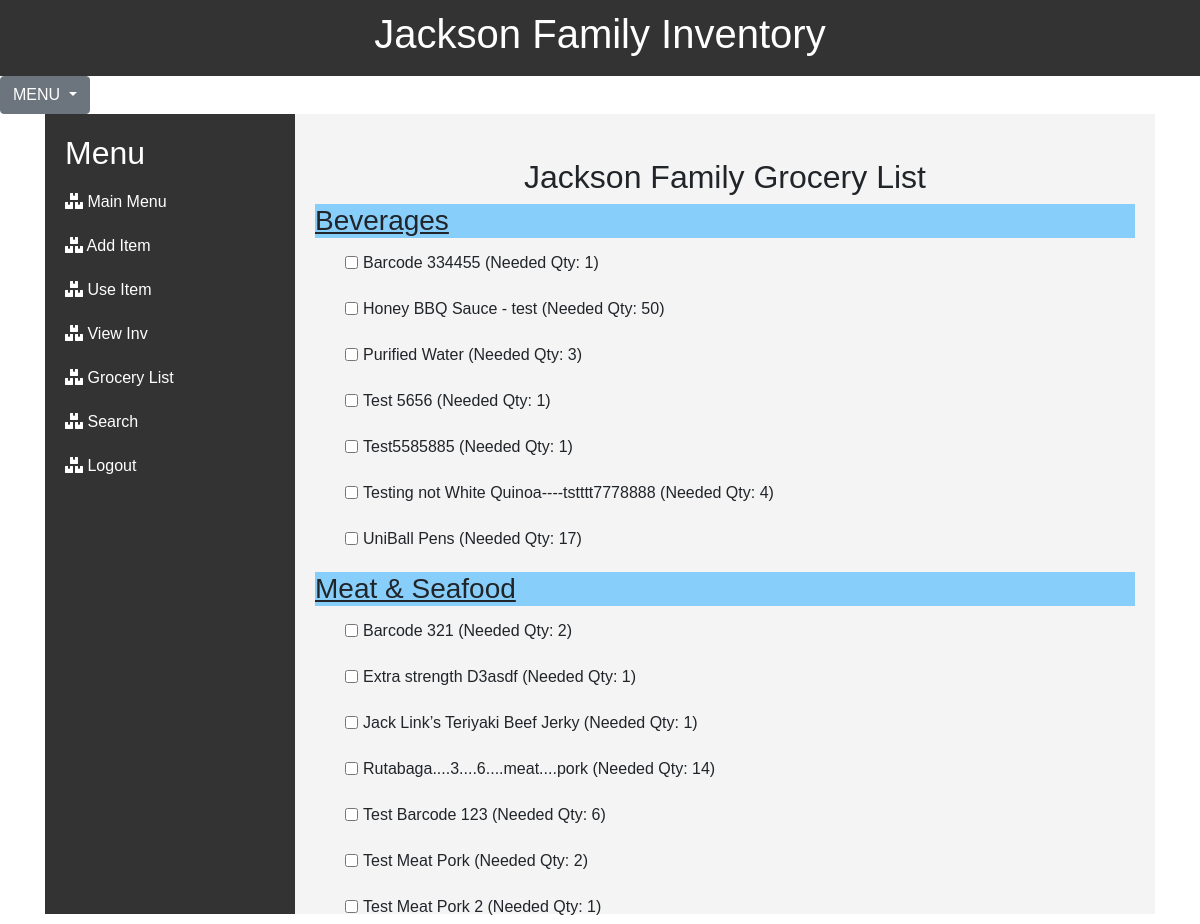
Before: /grocery_list (signed in) with the older database file.
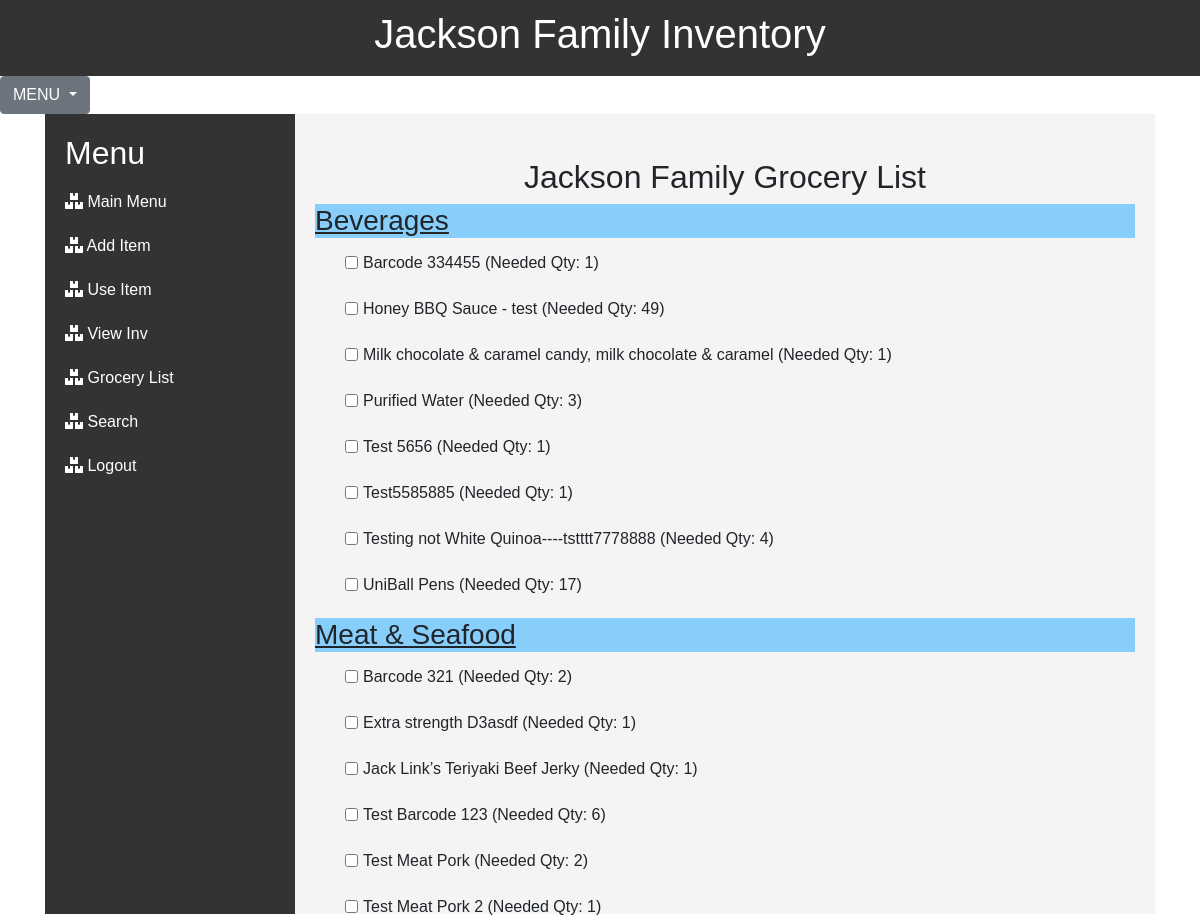
After: the same page with the newer database file.
### JacksonInventory/models.py (models this page shows)
class Item(db.Model):
    id = db.Column(db.Integer(), primary_key=True)
    barcode = db.Column(db.String(length=40), nullable=False, unique=True)
    productname = db.Column(db.String(length=150), nullable=False, unique=True)
    qty = db.Column(db.Integer())
    minqty = db.Column(db.Integer())
    productimage = db.Column(db.String(200))
    category_id = db.Column(db.Integer, db.ForeignKey('category.id'), nullable=False)
    subcategory_id = db.Column(db.Integer, db.ForeignKey('subcategory.id'), nullable=False)

class Category(db.Model):
    id = db.Column(db.Integer, primary_key=True)
    category = db.Column(db.String(75), unique=True)
    items = db.relationship('Item', backref='category', lazy=True)

### JacksonInventory/routes.py (the view)
@app.route('/grocery_list', methods=['GET'])
@login_required
def grocery_list():
    query = text('''
    SELECT c.category, i.productname, i.qty, i.minqty
    FROM item i
    JOIN category c ON i.category_id = c.id
    ORDER BY c.category, i.productname
    ''')
    result = db.session.execute(query)
    groceries = result.fetchall()
    grouped_groceries = {}
    for grocery in groceries:
        category = grocery.category
        productname = grocery.productname
        qty = grocery.qty
        minqty = grocery.minqty
        needed_qty = max(0, minqty - qty)
        if needed_qty > 0:
            if category in grouped_groceries:
                grouped_groceries[category].append({
                    'productname': productname,
                    'qty': qty,
                    'minqty': minqty,
                    'needed_qty': needed_qty
                })
            else:
                grouped_groceries[category] = [{
                    'productname': productname,
                    'qty': qty,
                    'minqty': minqty,
                    'needed_qty': needed_qty
                }]
    return render_template('grocery_list.html', grouped_groceries=grouped_groceries)

### JacksonInventory/forms.py
class SearchForm(FlaskForm):
    searched = StringField("Searched", validators=[DataRequired()])
    submit = SubmitField("Submit")

### JacksonInventory/models.py (called while the page is built)
@login_manager.user_loader
def load_user(user_id):
    return User.query.get(int(user_id))

### JacksonInventory/routes.py (called while the page is built)
@app.context_processor
def base():
    form = SearchForm()
    return dict(form=form)

### JacksonInventory/templates/grocery_list.html (shortened to what this page needs)
{% extends 'base.html' %}
{% block content %}
<br/>
    <div style="text-align: center;">
        <h2>Jackson Family Grocery List</h2>
    </div>
    {% for category, products in grouped_groceries.items() %}
    <h3 style="text-decoration: underline; background-color: lightskyblue">{{ category }}</h3>
        <ul class="item-list indented" >
        {% for product in products %}
            <li class="card-title"><input type="checkbox"> {{ product.productname }} (Needed Qty: {{ product.needed_qty }})</li>
        {% endfor %}
        </ul>
    {% endfor %}
{% endblock %}

### JacksonInventory/templates/base.html (shortened to what this page needs)
<!DOCTYPE html>
<html lang="en">
<head>
    <link rel="stylesheet" href="https://stackpath.bootstrapcdn.com/bootstrap/4.5.2/css/bootstrap.min.css">
    <link rel="stylesheet" href="https://cdnjs.cloudflare.com/ajax/libs/font-awesome/5.15.3/css/all.min.css">
</head>
<body>
    <div class="header">
        <h1>Jackson Family Inventory</h1>
    </div>
    <div class="dropdown">
        <button class="btn btn-secondary dropdown-toggle" type="button" id="dropdownMenu2" data-toggle="dropdown" aria-haspopup="true" aria-expanded="false">
          MENU
        </button>
    </div>
    <div class="container">
        <div class="sidebar d-none d-lg-block">
            <h2>Menu</h2>
            {% if current_user.is_authenticated %}
            <a href="{{ url_for('mainmenu_page') }}"><i class="fas fa-boxes"></i> Main Menu</a>
            <a href="{{ url_for('add_item') }}"><i class="fas fa-boxes"></i> Add Item</a>
            <a href="{{ url_for('use_item') }}"><i class="fas fa-boxes"></i> Use Item</a>
            <a href="{{ url_for('items_page') }}"><i class="fas fa-boxes"></i> View Inv</a>
            <a href="{{ url_for('grocery_list') }}"><i class="fas fa-boxes"></i> Grocery List</a>
            <a href="{{ url_for('search_start') }}"><i class="fas fa-boxes"></i> Search</a>
            <a href="{{ url_for('logout_page') }}"><i class="fas fa-boxes"></i> Logout</a>
            {% else %}
            <a href="{{ url_for('login_page') }}"><i class="fas fa-sign-in-alt"></i> Log In</a>
            <a href="{{ url_for('register_page') }}"><i class="fas fa-user-plus"></i> Register</a>
            {% endif %}
        </div>
        <div class="main-content">
            {% block content %} {% endblock %}
        </div>
    </div>
</body>
</html>

### JacksonInventory/templates/base.html (style rules this page uses)
body { margin: 0; font-family: Arial, sans-serif; }
.container { display: flex; height: 100vh; }
.sidebar { width: 250px; background-color: #333; color: white; padding: 20px; }
.sidebar a { color: white; text-decoration: none; display: block; padding: 10px 0; }
.main-content { flex-grow: 1; background-color: #f4f4f4; padding: 20px; }
.header { background-color: #333; color: white; padding: 10px 20px; text-align: center; }

### JacksonInventory/templates/grocery_list.html (style rules this page uses)
ul { list-style-type: none; padding: 0; }
li { display: flex; align-items: center; padding: 5px; }
input[type="checkbox"] { margin-right: 5px; }
.indented { margin-left: 25px; }

Changed rows visible on the page:
removed Item: productname "Rutabaga....3....6....meat....pork", needed_qty "14", shown under "Meat & Seafood"
changed Item "Honey BBQ Sauce - test": needed_qty "50" → "49"
added Item: productname "Milk chocolate & caramel candy, milk chocolate & caramel", needed_qty "1", shown under "Beverages"
